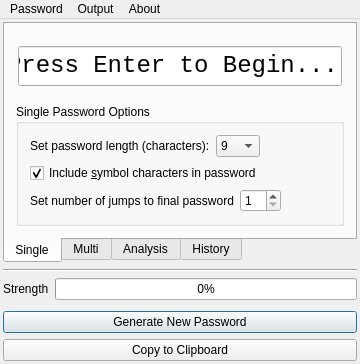
<?xml version="1.0" encoding="UTF-8"?>
<ui version="4.0">
 <class>MainWindow</class>
 <widget class="QMainWindow" name="MainWindow">
  <property name="geometry">
   <rect>
    <x>0</x>
    <y>0</y>
    <width>360</width>
    <height>364</height>
   </rect>
  </property>
  <property name="minimumSize">
   <size>
    <width>360</width>
    <height>360</height>
   </size>
  </property>
  <property name="maximumSize">
   <size>
    <width>600</width>
    <height>600</height>
   </size>
  </property>
  <property name="windowTitle">
   <string>RandomPass 2.0</string>
  </property>
  <widget class="QWidget" name="centralWidget">
   <layout class="QVBoxLayout" name="verticalLayout">
    <property name="margin">
     <number>3</number>
    </property>
    <item>
     <widget class="QTabWidget" name="Tabs">
      <property name="maximumSize">
       <size>
        <width>600</width>
        <height>600</height>
       </size>
      </property>
      <property name="toolTip">
       <string/>
      </property>
      <property name="autoFillBackground">
       <bool>true</bool>
      </property>
      <property name="tabPosition">
       <enum>QTabWidget::South</enum>
      </property>
      <property name="currentIndex">
       <number>0</number>
      </property>
      <widget class="QWidget" name="tab">
       <attribute name="title">
        <string>Single</string>
       </attribute>
       <attribute name="toolTip">
        <string>Generate a new password, just like original RandomPass</string>
       </attribute>
       <layout class="QVBoxLayout" name="verticalLayout_5">
        <item>
         <spacer name="verticalSpacer_3">
          <property name="orientation">
           <enum>Qt::Vertical</enum>
          </property>
          <property name="sizeHint" stdset="0">
           <size>
            <width>20</width>
            <height>40</height>
           </size>
          </property>
         </spacer>
        </item>
        <item>
         <layout class="QHBoxLayout" name="horizontalLayout_2">
          <property name="spacing">
           <number>0</number>
          </property>
          <item>
           <spacer name="horizontalSpacer_3">
            <property name="orientation">
             <enum>Qt::Horizontal</enum>
            </property>
            <property name="sizeType">
             <enum>QSizePolicy::Minimum</enum>
            </property>
            <property name="sizeHint" stdset="0">
             <size>
              <width>2</width>
              <height>20</height>
             </size>
            </property>
           </spacer>
          </item>
          <item>
           <widget class="QLineEdit" name="PasswordOutput">
            <property name="minimumSize">
             <size>
              <width>0</width>
              <height>40</height>
             </size>
            </property>
            <property name="font">
             <font>
              <family>Consolas</family>
              <pointsize>18</pointsize>
             </font>
            </property>
            <property name="text">
             <string>Press Enter to Begin...</string>
            </property>
            <property name="readOnly">
             <bool>true</bool>
            </property>
           </widget>
          </item>
          <item>
           <spacer name="horizontalSpacer_4">
            <property name="orientation">
             <enum>Qt::Horizontal</enum>
            </property>
            <property name="sizeType">
             <enum>QSizePolicy::Minimum</enum>
            </property>
            <property name="sizeHint" stdset="0">
             <size>
              <width>2</width>
              <height>20</height>
             </size>
            </property>
           </spacer>
          </item>
         </layout>
        </item>
        <item>
         <spacer name="verticalSpacer_2">
          <property name="orientation">
           <enum>Qt::Vertical</enum>
          </property>
          <property name="sizeHint" stdset="0">
           <size>
            <width>20</width>
            <height>40</height>
           </size>
          </property>
         </spacer>
        </item>
        <item>
         <widget class="QGroupBox" name="groupBox">
          <property name="title">
           <string>Single Password Options</string>
          </property>
          <layout class="QVBoxLayout" name="verticalLayout_4">
           <item>
            <layout class="QHBoxLayout" name="horizontalLayout_3">
             <item>
              <widget class="QLabel" name="label_2">
               <property name="text">
                <string>Set password length (characters):</string>
               </property>
              </widget>
             </item>
             <item>
              <widget class="QComboBox" name="ListLength">
               <property name="maximumSize">
                <size>
                 <width>50</width>
                 <height>16777215</height>
                </size>
               </property>
               <property name="currentIndex">
                <number>2</number>
               </property>
               <item>
                <property name="text">
                 <string>7</string>
                </property>
               </item>
               <item>
                <property name="text">
                 <string>8</string>
                </property>
               </item>
               <item>
                <property name="text">
                 <string>9</string>
                </property>
               </item>
               <item>
                <property name="text">
                 <string>10</string>
                </property>
               </item>
               <item>
                <property name="text">
                 <string>11</string>
                </property>
               </item>
               <item>
                <property name="text">
                 <string>12</string>
                </property>
               </item>
               <item>
                <property name="text">
                 <string>13</string>
                </property>
               </item>
               <item>
                <property name="text">
                 <string>14</string>
                </property>
               </item>
               <item>
                <property name="text">
                 <string>15</string>
                </property>
               </item>
               <item>
                <property name="text">
                 <string>16</string>
                </property>
               </item>
               <item>
                <property name="text">
                 <string>17</string>
                </property>
               </item>
               <item>
                <property name="text">
                 <string>18</string>
                </property>
               </item>
               <item>
                <property name="text">
                 <string>19</string>
                </property>
               </item>
               <item>
                <property name="text">
                 <string>20</string>
                </property>
               </item>
              </widget>
             </item>
             <item>
              <spacer name="horizontalSpacer_2">
               <property name="orientation">
                <enum>Qt::Horizontal</enum>
               </property>
               <property name="sizeHint" stdset="0">
                <size>
                 <width>40</width>
                 <height>20</height>
                </size>
               </property>
              </spacer>
             </item>
            </layout>
           </item>
           <item>
            <widget class="QCheckBox" name="UseSpecial">
             <property name="text">
              <string>Include &amp;symbol characters in password</string>
             </property>
             <property name="checked">
              <bool>true</bool>
             </property>
            </widget>
           </item>
           <item>
            <layout class="QHBoxLayout" name="horizontalLayout_4">
             <item>
              <widget class="QLabel" name="label_3">
               <property name="text">
                <string>Set number of jumps to final password</string>
               </property>
              </widget>
             </item>
             <item>
              <widget class="QSpinBox" name="spinBox">
               <property name="maximumSize">
                <size>
                 <width>50</width>
                 <height>16777215</height>
                </size>
               </property>
               <property name="minimum">
                <number>1</number>
               </property>
              </widget>
             </item>
             <item>
              <spacer name="horizontalSpacer_5">
               <property name="orientation">
                <enum>Qt::Horizontal</enum>
               </property>
               <property name="sizeHint" stdset="0">
                <size>
                 <width>40</width>
                 <height>20</height>
                </size>
               </property>
              </spacer>
             </item>
            </layout>
           </item>
          </layout>
         </widget>
        </item>
       </layout>
      </widget>
      <widget class="QWidget" name="Bulk">
       <attribute name="title">
        <string>Multi</string>
       </attribute>
       <attribute name="toolTip">
        <string>Generate multiple Passwords</string>
       </attribute>
       <layout class="QVBoxLayout" name="verticalLayout_6">
        <property name="spacing">
         <number>4</number>
        </property>
        <item>
         <widget class="QListWidget" name="listWidget"/>
        </item>
        <item>
         <layout class="QHBoxLayout" name="horizontalLayout_5">
          <item>
           <widget class="QLabel" name="label_5">
            <property name="text">
             <string>Number of passwords to generate</string>
            </property>
           </widget>
          </item>
          <item>
           <widget class="QSpinBox" name="spinBox_2">
            <property name="minimum">
             <number>2</number>
            </property>
            <property name="maximum">
             <number>100</number>
            </property>
           </widget>
          </item>
          <item>
           <spacer name="horizontalSpacer">
            <property name="orientation">
             <enum>Qt::Horizontal</enum>
            </property>
            <property name="sizeHint" stdset="0">
             <size>
              <width>98</width>
              <height>20</height>
             </size>
            </property>
           </spacer>
          </item>
         </layout>
        </item>
       </layout>
      </widget>
      <widget class="QWidget" name="Analysis">
       <attribute name="title">
        <string>Analysis</string>
       </attribute>
       <attribute name="toolTip">
        <string>Analyze the current password</string>
       </attribute>
       <layout class="QVBoxLayout" name="verticalLayout_3">
        <item>
         <widget class="QPlainTextEdit" name="AnalysisBox"/>
        </item>
       </layout>
      </widget>
      <widget class="QWidget" name="History">
       <attribute name="title">
        <string>History</string>
       </attribute>
       <attribute name="toolTip">
        <string>View previous passwords you created this session.</string>
       </attribute>
       <layout class="QVBoxLayout" name="verticalLayout_2">
        <item>
         <widget class="QListWidget" name="HistoryList"/>
        </item>
        <item>
         <widget class="QLabel" name="label_4">
          <property name="text">
           <string>X passwords created during this session.</string>
          </property>
         </widget>
        </item>
       </layout>
      </widget>
     </widget>
    </item>
    <item>
     <widget class="Line" name="line">
      <property name="orientation">
       <enum>Qt::Horizontal</enum>
      </property>
     </widget>
    </item>
    <item>
     <layout class="QHBoxLayout" name="horizontalLayout">
      <item>
       <widget class="QLabel" name="label">
        <property name="text">
         <string>Strength</string>
        </property>
       </widget>
      </item>
      <item>
       <widget class="QProgressBar" name="StrengthMeter">
        <property name="value">
         <number>0</number>
        </property>
       </widget>
      </item>
     </layout>
    </item>
    <item>
     <spacer name="verticalSpacer">
      <property name="orientation">
       <enum>Qt::Vertical</enum>
      </property>
      <property name="sizeType">
       <enum>QSizePolicy::Fixed</enum>
      </property>
      <property name="sizeHint" stdset="0">
       <size>
        <width>20</width>
        <height>5</height>
       </size>
      </property>
     </spacer>
    </item>
    <item>
     <widget class="QPushButton" name="pushButton">
      <property name="text">
       <string>Generate New Password</string>
      </property>
      <property name="autoDefault">
       <bool>true</bool>
      </property>
      <property name="default">
       <bool>true</bool>
      </property>
     </widget>
    </item>
    <item>
     <widget class="QPushButton" name="CopyButton">
      <property name="text">
       <string>Copy to Clipboard</string>
      </property>
     </widget>
    </item>
   </layout>
  </widget>
  <widget class="QMenuBar" name="menuBar">
   <property name="geometry">
    <rect>
     <x>0</x>
     <y>0</y>
     <width>360</width>
     <height>21</height>
    </rect>
   </property>
   <widget class="QMenu" name="menuPassword">
    <property name="title">
     <string>Password</string>
    </property>
    <addaction name="actionNew_Password"/>
    <addaction name="separator"/>
    <addaction name="actionQuit"/>
   </widget>
   <widget class="QMenu" name="menuOutput">
    <property name="title">
     <string>Output</string>
    </property>
    <addaction name="actionClear_Analysis"/>
    <addaction name="actionClear_History"/>
   </widget>
   <widget class="QMenu" name="menuAbout">
    <property name="title">
     <string>About</string>
    </property>
   </widget>
   <addaction name="menuPassword"/>
   <addaction name="menuOutput"/>
   <addaction name="menuAbout"/>
  </widget>
  <action name="actionNew_Password">
   <property name="text">
    <string>New Password</string>
   </property>
   <property name="shortcut">
    <string>Return</string>
   </property>
  </action>
  <action name="actionQuit">
   <property name="text">
    <string>Quit</string>
   </property>
  </action>
  <action name="actionClear_History">
   <property name="text">
    <string>Clear History</string>
   </property>
  </action>
  <action name="actionClear_Analysis">
   <property name="text">
    <string>Clear current analysis</string>
   </property>
  </action>
 </widget>
 <layoutdefault spacing="6" margin="11"/>
 <resources/>
 <connections/>
</ui>
